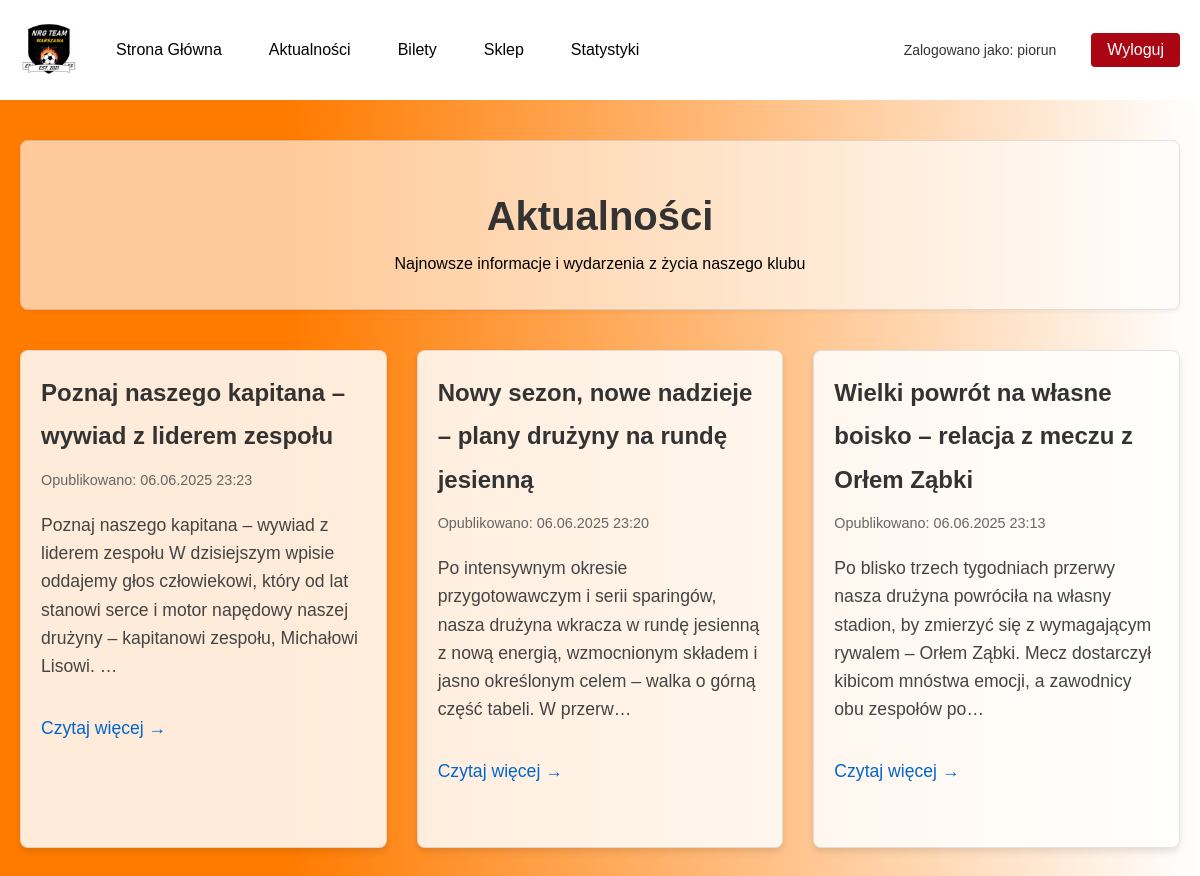
Screenshot of /aktualnosci_u/ (signed in) with the database file from the repository.
### pila/models.py (models this page shows, shortened)
class Post(models.Model):
    title = models.CharField(max_length=200)
    content = models.TextField()
    image = models.ImageField(upload_to='post_images/', blank=True, null=True)
    author = models.ForeignKey(User, on_delete=models.CASCADE)
    created_date = models.DateTimeField(default=timezone.now)
    published_date = models.DateTimeField(blank=True, null=True)
    slug = models.SlugField(max_length=200, unique=True)

### pila/views.py (the view)
# urls.py: path('aktualnosci_u/', views.ProtectedViewAktualnosci.as_view(), name='aktualnosci_u'),
class ProtectedViewAktualnosci(LoginRequiredMixin, View):
    login_url = '/login/'
    redirect_field_name = 'redirect_to'
    def get(self, request):
        posts = Post.objects.filter(published_date__lte=timezone.now()).order_by('-published_date')
        return render(request, 'registration/aktualnosci_u.html', {'posts': posts})

### pila/templates/tours/registration/aktualnosci_u.html (shortened to what this page needs)
{% load static %}
<!DOCTYPE html>
<html lang="pl">
<head>
    <link rel="stylesheet" href="{% static 'styles/styles.css' %}">
</head>
<body>
    <header class="navbar">
        <div class="left-section">
            <div class="logo">
                <img src="{% static 'images/logo.jpg' %}" alt="Logo" height="60">
            </div>
            <nav class="nav-buttons">
                <a href="{% url 'protected' %}" class="btn">Strona Główna</a>
                <a href="{% url 'aktualnosci_u' %}" class="btn">Aktualności</a>
                <a href="{% url 'bilety_u' %}" class="btn">Bilety</a>
                <div class="dropdown">
                    <button class="dropbtn">Sklep</button>
                </div>
                <div class="dropdown">
                    <button class="dropbtn">Statystyki</button>
                </div>
            </nav>
        </div>
        <div class="right-section">
            <span class="user-info">Zalogowano jako: {{ request.user.username }}</span>
            <a href="{% url 'logout' %}" class="btn logout-btn">Wyloguj</a>
        </div>
    </header>
    <main class="blog-container">
        <div class="blog-header">
            <h2>Aktualności</h2>
            <p>Najnowsze informacje i wydarzenia z życia naszego klubu</p>
        </div>
        <div class="blog-posts">
            {% for post in posts %}
            <article class="blog-post">
                <div class="post-content">
                    <h2><a href="{% url 'post_detail' slug=post.slug %}">{{ post.title }}</a></h2>
                    <div class="post-meta">
                        <time>Opublikowano: {{ post.published_date|date:"d.m.Y H:i" }}</time>
                    </div>
                    <p class="post-excerpt">{{ post.content|truncatechars:200 }}</p>
                    <a href="{% url 'post_detail' slug=post.slug %}" class="read-more">Czytaj więcej →</a>
                </div>
            </article>
            {% empty %}
            <div class="no-posts">
                <p>Brak aktualności do wyświetlenia. Sprawdź później!</p>
            </div>
            {% endfor %}
        </div>
    </main>
</body>
</html>

### pila/static/styles/styles.css (style rules this page uses)
body { margin: 0; font-family: Arial, sans-serif; background: linear-gradient(270deg, rgba(252, 252, 252, 1) 0%, rgba(255, 255, 255, 1) 0%, rgba(255, 123, 0, 1) 76%); color: rgb(0, 0, 0); }
.navbar { display: flex; justify-content: space-between; align-items: center; background-color: #ffffff; padding: 10px 20px; height: 80px; }
.left-section { display: flex; align-items: center; }
.logo img { height: 60px; margin-right: 20px; }
.nav-buttons { display: flex; align-items: center; height: 100%; gap: 15px; }
.nav-buttons .btn, .nav-buttons .dropbtn { display: inline-flex; align-items: center; justify-content: center; height: 100%; text-decoration: none; border-radius: 4px; padding: 8px 16px; font-size: 16px; transition: background-color 0.3s ease; background-color: transparent; color: #000000; border: none; cursor: pointer; box-sizing: border-box; }
.dropdown { position: relative; display: inline-block; }
.right-section { display: flex; align-items: center; gap: 15px; }
.right-section .logout-btn { color: rgb(255, 255, 255); background-color: #aa0513; text-decoration: none; padding: 8px 16px; border-radius: 4px; transition: background-color 0.3s ease; }
.user-info { color: #333; font-size: 14px; font-weight: 500; margin-right: 10px; padding: 5px 10px; background-color: rgba(255, 255, 255, 0.8); border-radius: 4px; }
.post-meta { color: #666; font-size: 0.9rem; }
.post-content { line-height: 1.8; color: #444; font-size: 1.1rem; margin-bottom: 40px; }

### pila/templates/tours/registration/aktualnosci_u.html (style rules this page uses)
.blog-container { max-width: 1200px; margin: 40px auto; padding: 0 20px; }
.blog-header { background: rgba(255, 255, 255, 0.6); border: 1px solid rgba(0, 0, 0, 0.1); border-radius: 8px; padding: 20px; margin-bottom: 40px; box-shadow: 0 2px 4px rgba(0, 0, 0, 0.05); text-align: center; }
.blog-header h2 { font-size: 2.5rem; color: #333; margin-bottom: 10px; }
.blog-posts { display: grid; grid-template-columns: repeat(auto-fill, minmax(350px, 1fr)); gap: 30px; }
.blog-post { background: rgba(255, 255, 255, 0.85); border: 1px solid rgba(0, 0, 0, 0.1); border-radius: 8px; overflow: hidden; box-shadow: 0 4px 6px rgba(0, 0, 0, 0.1); transition: transform 0.3s ease, box-shadow 0.3s ease; }
.post-content { padding: 20px; }
.post-content h2 { margin-top: 0; margin-bottom: 10px; font-size: 1.5rem; }
.post-content h2 a { color: #333; text-decoration: none; transition: color 0.3s ease; }
.post-meta { color: #666; font-size: 0.9rem; margin-bottom: 15px; display: flex; align-items: center; }
.post-meta time { margin-right: 10px; }
.post-excerpt { color: #444; line-height: 1.6; }
.read-more { display: inline-block; margin-top: 15px; color: #0066cc; text-decoration: none; font-weight: 500; }

### rows the page displays
Post: title "Poznaj naszego kapitana – wywiad z liderem zespołu", published_date "06.06.2025 23:23", content "Poznaj naszego kapitana – wywiad z liderem zespołu W dzisiejszym wpisie oddajemy głos człowiekowi, który od lat stanowi serce i motor napędowy naszej drużyny – kapitanowi zespołu, Michałowi Lisowi. …"
Post: title "Nowy sezon, nowe nadzieje – plany drużyny na rundę jesienną", published_date "06.06.2025 23:20", content "Po intensywnym okresie przygotowawczym i serii sparingów, nasza drużyna wkracza w rundę jesienną z nową energią, wzmocnionym składem i jasno określonym celem – walka o górną część tabeli. W przerw…"
Post: title "Wielki powrót na własne boisko – relacja z meczu z Orłem Ząbki", published_date "06.06.2025 23:13", content "Po blisko trzech tygodniach przerwy nasza drużyna powróciła na własny stadion, by zmierzyć się z wymagającym rywalem – Orłem Ząbki. Mecz dostarczył kibicom mnóstwa emocji, a zawodnicy obu zespołów po…"

### other values shown
{{ request.user.username }} "piorun"
